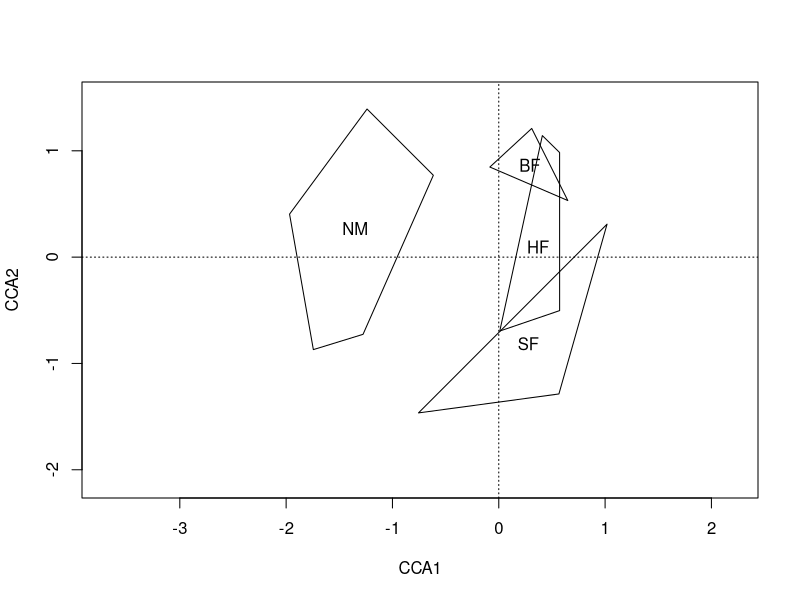
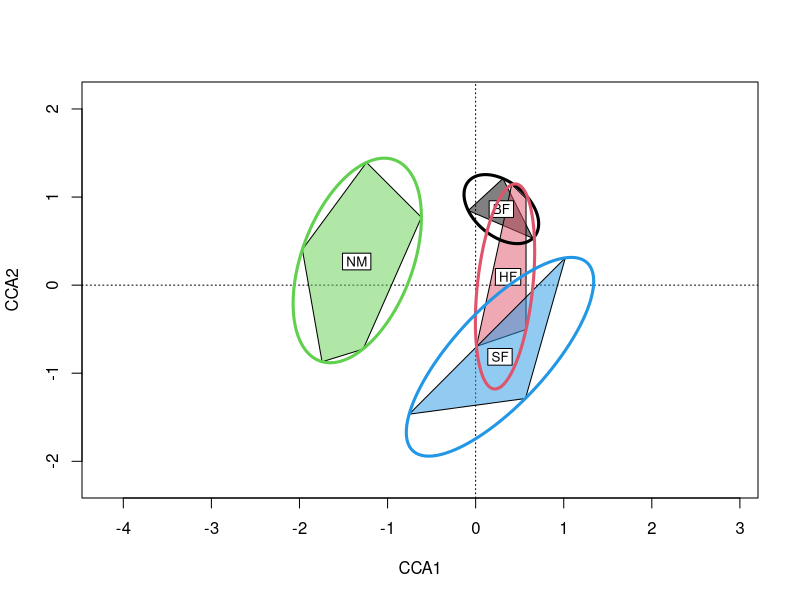
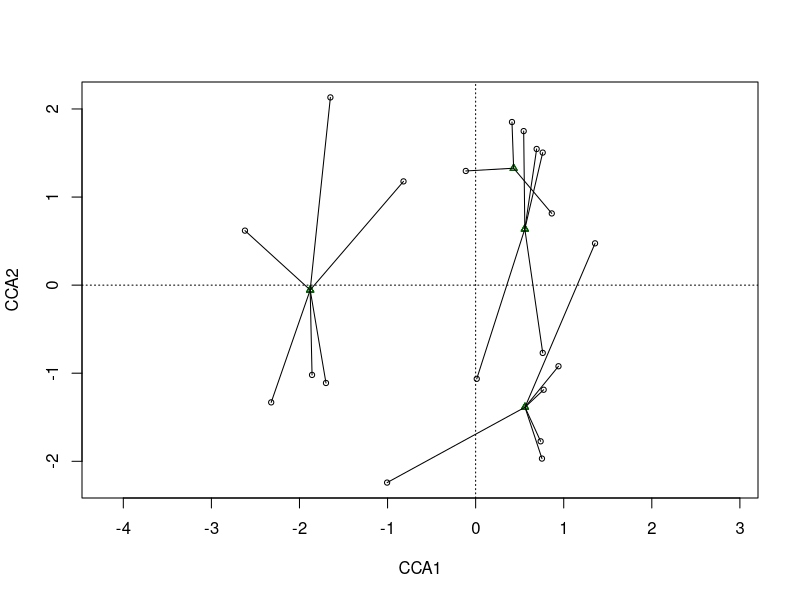
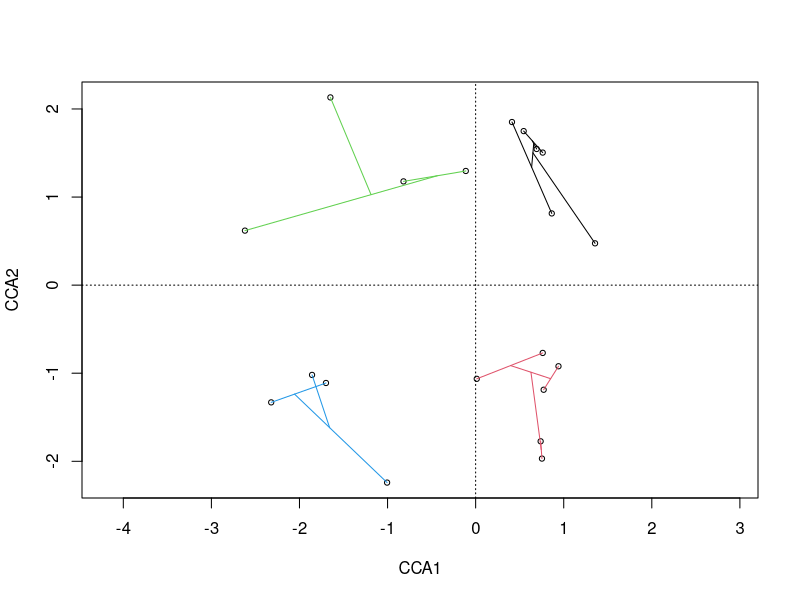
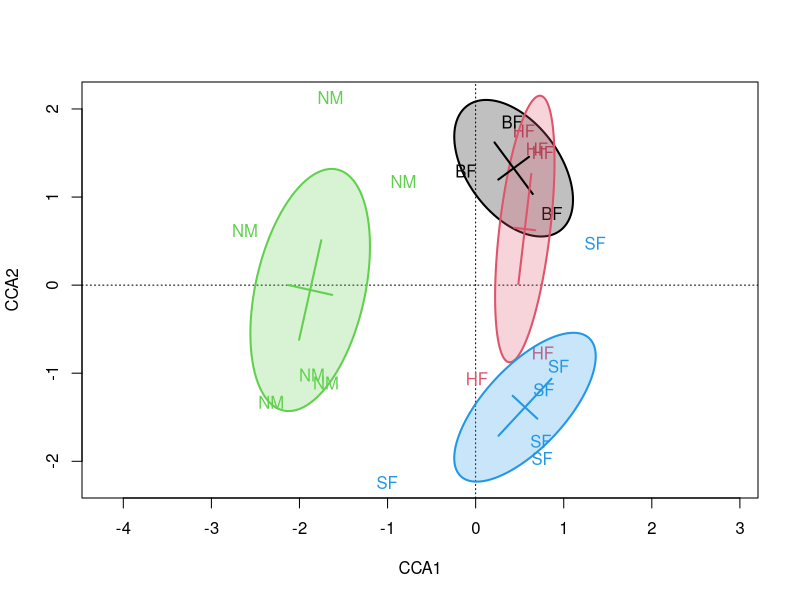

The R script that drew these images, in order:
library(vegan)

data(dune)
data(dune.env)
mod <- cca(dune ~ Management, dune.env)
plot(mod, type="n", scaling = "symmetric")
## Catch the invisible result of ordihull...
pl <- with(dune.env, ordihull(mod, Management,
                              scaling = "symmetric", label = TRUE))
## ... and find centres and areas of the hulls
summary(pl)
## use more colours and add ellipsoid hulls
plot(mod, type = "n")
pl <- with(dune.env, ordihull(mod, Management,
                              scaling = "symmetric", col = 1:4,
                              draw="polygon", label =TRUE))
with(dune.env, ordiellipse(mod, Management, scaling = "symmetric",
                           kind = "ehull", col = 1:4, lwd=3))
## ordispider to connect WA and LC scores
plot(mod, dis=c("wa","lc"), type="p")
ordispider(mod)
## Other types of plots
plot(mod, type = "p", display="sites")
cl <- hclust(vegdist(dune))
ordicluster(mod, cl, prune=3, col = cutree(cl, 4))
## confidence ellipse: location of the class centroids
plot(mod, type="n", display = "sites")
with(dune.env, text(mod, display="sites", labels = as.character(Management),
                    col=as.numeric(Management)))
pl <- with(dune.env, ordiellipse(mod, Management, kind="se", conf=0.95, lwd=2,
                                 draw = "polygon", col=1:4, border=1:4,
                                 alpha=63))
summary(pl)
## add confidence bars
with(dune.env, ordibar(mod, Management, kind="se", conf=0.40, lwd=2, col=1:4,
                       label=F))

